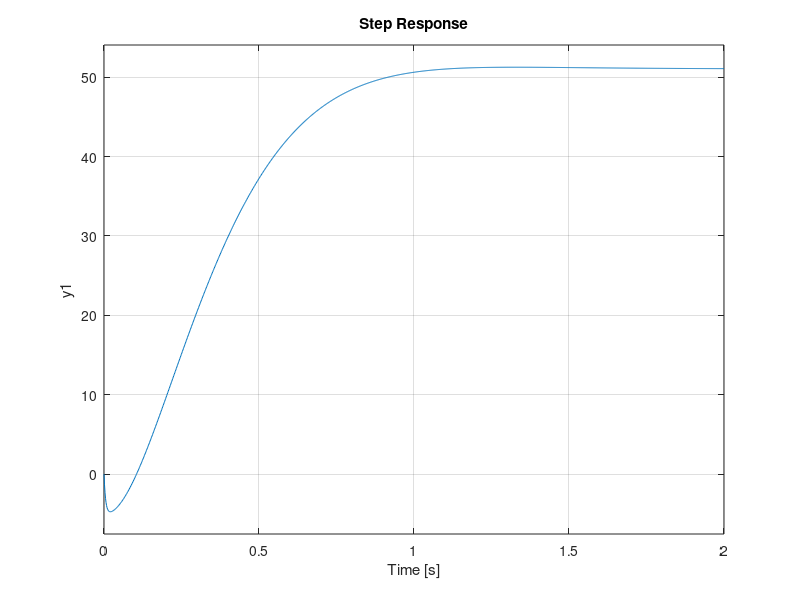

Write the MATLAB code that produced this figure.
clear;
clc;

Ra = 2;
La = 0.23;
Jm = 0.000052;
Bm = 0.01;
Kt = 0.235;
Ke = 0.235;
Tc = 0.05;
Uin = 12;

ts = [-Tc*La -Tc*Ra Kt*Uin 0];
ms = [Jm*La (Jm*Ra + Bm*La) Bm*Ra Kt*Ke 0]

sys = tf(ts,ms);
step(sys);


